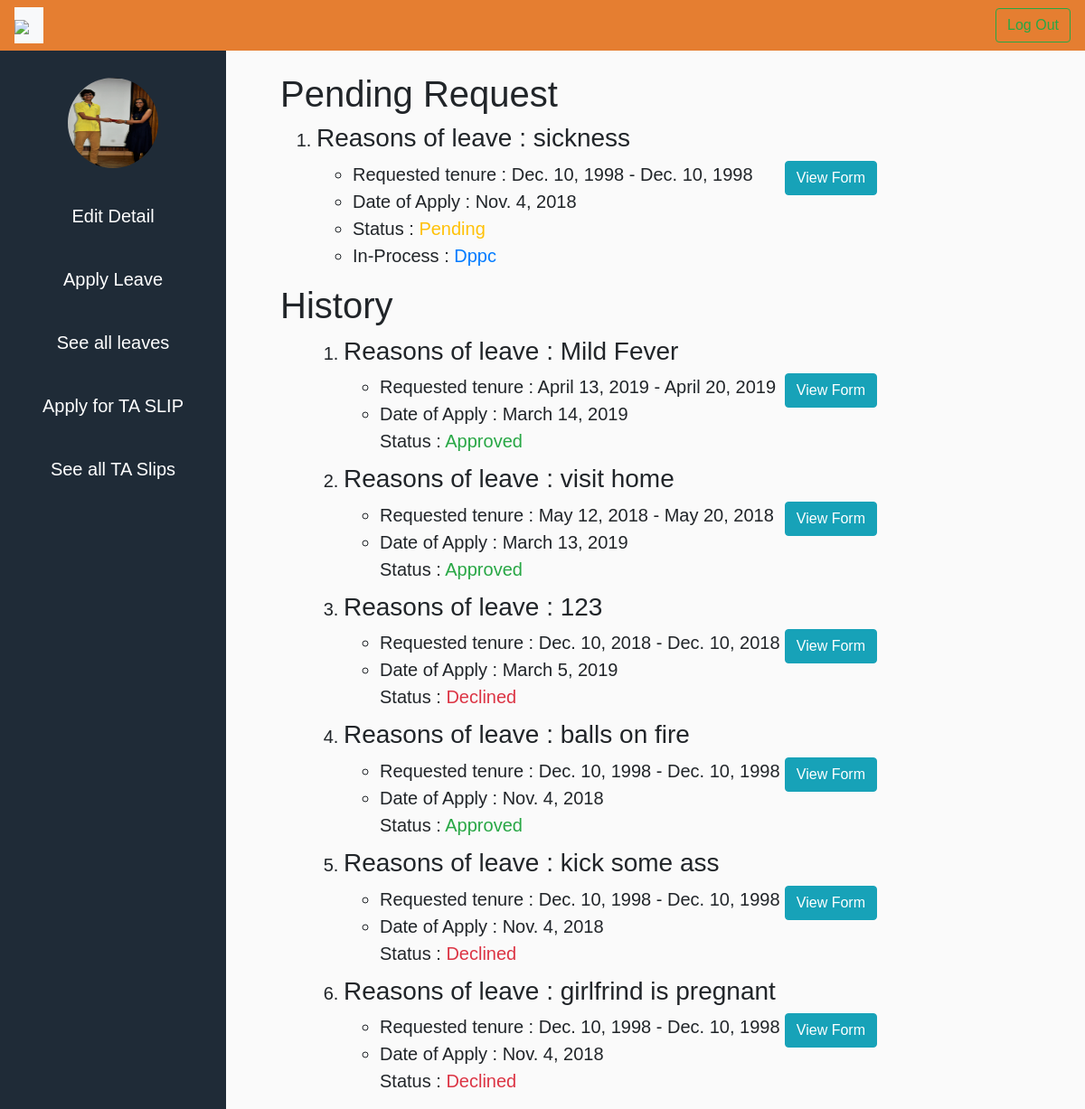
The app's page /leave/leaves/info/8 (signed in) with its own data.
### leave_portal/models.py (models this page shows, shortened)
class Student(models.Model):
    user = models.OneToOneField(CustomUser, on_delete=models.CASCADE, related_name='students')
    name = models.CharField(max_length=200, blank=True, default="")
    profile_pic = models.ImageField(upload_to='student', blank=True, null=True)
    roll_no = models.CharField(max_length=128, blank=False, default=" ", unique=True)
    gender = models.CharField(max_length=30, choices=GENDER, blank=False)
    webmail = models.CharField(max_length=128, blank=False, unique=True)
    course = models.CharField(max_length=128, choices=COURSE, blank=True)
    acedemic_year = models.IntegerField(choices=ACADEMIC_YEAR, default=0)
    present_semester = models.IntegerField(choices=SEMESTER, null=True, blank=True)
    hostel_name = models.CharField(max_length=255, choices=HOSTEL_CHOICES, blank=True, default="")
    room_number = models.CharField(max_length=10, blank=True, default="")
    mob_number = models.CharField(max_length=15, blank=False, default=" ")
    emergency_mob_num = models.CharField(max_length=15, blank=True, default=" ")
    TA_instructor = models.ForeignKey(Faculty,max_length=200,on_delete=models.CASCADE , related_name='TA')
    Supervisor_1 = models.ForeignKey(Faculty, max_length=200,on_delete=models.CASCADE , related_name='Supervisor')
    Ordinary = models.IntegerField( blank=False, default=15)
    Ordinary1 = models.IntegerField( blank=False, default=15)
    Medical = models.IntegerField( blank=False, default=15)
    Acedemic = models.IntegerField( blank=False, default=30)
    Maternity = models.IntegerField( blank=False, default=135)
    Paternity = models.IntegerField( blank=False, default=15)
    class Meta:
        ordering =['roll_no']

class ApplyLeave(models.Model):
    student = models.ForeignKey(Student, on_delete=models.CASCADE, related_name='applyleaves')
    LeaveFrom = models.DateField()
    LeaveTo = models.DateField()
    TypeOfLeave = models.CharField(max_length=255, choices=TYPEOFLEAVE, blank=False, default="")
    ReasonForLeave = models.CharField(max_length=200)
    Doc1 = models.FileField(upload_to='documents', blank=True, null=True)
    Doc2 = models.FileField(upload_to='documents', blank=True, null=True)
    AddressWhileOnLeave = models.CharField(max_length=200)
    PhoneNumberWhileOnLeave = models.CharField(max_length=20)
    DateOfApply = models.DateField(default=datetime.now)
    flag = models.IntegerField(default=0)
    SentTo = MultiSelectField(choices=SENT_TO)
    ApprovedStatus = models.CharField(max_length=100,choices=STATUS,default="pending")

### leave_portal/views.py (the view)
# urls.py: path('leaves/info/<int:pk>' , views.LeaveInfo , name="LeavePortal"),
def LeaveInfo(request, pk):
    student = models.Student.objects.get(user=request.user)
    forms = models.ApplyLeave.objects.filter(student=student).order_by('-DateOfApply')
    return render(request,'leave_portal/studentLeaveInfo.html',{'user':request.user , 'student':student, 'forms':forms})

### leave_portal/templates/leave_portal/studentLeaveInfo.html (shortened to what this page needs)
{% extends "base_generic.html" %}
{% load static %}
{% block css %}
  <link rel="stylesheet" href="{% static 'leave_portal/css/stud_dashboard.css' %}">
{% endblock %}
{% block content %}
<div class="wrapper">
  <nav id="sidebar">
      <ul class="list-unstyled components">
        <p><img class="profile" src="/media/{{student.profile_pic}}" ></p>
        <a href="{% url 'leave_portal:stud_detail_update' student.id %}"><p class="options">Edit Detail</p></a>
        <a href="{% url 'leave_portal:apply_leave' student.id %}"><p class="options">Apply Leave</p></a>
        <a href="{% url 'leave_portal:LeavePortal' student.id %}"><p class="options">See all leaves</p></a>
        <a href="{% url 'leave_portal:apply_ta_slip' student.id %}"><p class="options">Apply for TA SLIP</p></a>
        <a href="{% url 'leave_portal:TASlipPortal' student.id %}"><p class="options">See all TA Slips</p></a>
      </ul>
  </nav>
    <div id="page-content-wrapper">
        <h1>Pending Request</h1>
        {% if forms %}
        <ol>
          {% for form in forms %}
            {% if form.ApprovedStatus == 'pending' %}
              <li><h3>Reasons of leave : {{form.ReasonForLeave}}</h3></li>
              <ul>
                <a href="{% url 'leave_portal:leave_info' pk=form.id %}" style = "float : right;"><input type="button" class="btn btn-info"  value="View Form" /></a>
              <li>Requested tenure : {{form.LeaveFrom}} - {{form.LeaveTo}} </li>
              <li>Date of Apply : {{form.DateOfApply}}</li>
              <li>Status :<span class ="text-warning"> Pending</span></li>
              <li>In-Process :<span class= "text-primary">
              {% if form.flag == 1 %}
                TA/Instructor {{ student.TA_instructor }}
              {% elif form.flag == 2 %}
                Supervisor {{ student.Supervisor_1 }}
              {% elif form.flag == 3 %}
                Dppc
              {% elif form.flag == 4 %}
                Staff
              {% elif form.flag == 5 %}
                Hod
              {% endif %}
            </span>
            </li>
            </ul>
            {% endif %}
          {% endfor %}
        </ol>
        {% else %}
          <p class="text-info"> Sorry but you have no forms pending!!! </p>
        {% endif %}
        <h1>History</h1>
            {% if forms %}
            <ol>
              {% for form in forms %}
              <div class="container-fluid">
                {% if form.ApprovedStatus == "approved" %}
                  <li><h3>Reasons of leave : {{form.ReasonForLeave}}</h3></li>
                  <ul>
                  <a href="{% url 'leave_portal:leave_info' pk=form.id %}" style = "float : right;"><input type="button" class="btn btn-info" value="View Form" /></a>
                  <li>Requested tenure : {{form.LeaveFrom}} - {{form.LeaveTo}} </li>
                  <li>Date of Apply : {{form.DateOfApply}}</li>
                  Status : <span class = "text-success"> Approved </span>
                  </ul>
                {% endif %}
                {% if form.ApprovedStatus == "declined" %}
                  <li>
                  <h3>Reasons of leave : {{form.ReasonForLeave}}</h3></li>
                  <ul>
                  <a href="{% url 'leave_portal:leave_info' pk=form.id %}" style = "float : right;"><input type="button" class="btn btn-info" value="View Form" /></a>
                  <li>Requested tenure : {{form.LeaveFrom}} - {{form.LeaveTo}} </li>
                  <li>Date of Apply : {{form.DateOfApply}}</li>
                  Status : <span class="text-danger">Declined</span>
                  </ul>
                {% endif %}
              </div>
              {% endfor %}
            </ol>
            {% else %}
              <p>Sorry but you have not filled any forms yet!!! </p>
            {% endif %}
    </div>
</div>
{% endblock%}

### leave_portal/templates/base_generic.html (shortened to what this page needs)
<!DOCTYPE HTML>
<html>
{% load static%}
<head>
  <link rel="stylesheet" href="{% static 'leave_portal/css/styles.css' %}">
  <link rel="stylesheet" href="https://stackpath.bootstrapcdn.com/bootstrap/4.1.3/css/bootstrap.min.css">
  {% block css %}{% endblock%}
</head>
<body>
<nav class="navbar navbar-expand-lg navbar-light">
    <div class="left-nav">
	     <a class="navbar-brand" href="http://www.iitg.ac.in/civil/site"><img src="http://www.iitg.ac.in/civil/site/wp-content/themes/iitg/images/logo.png" /></a>
    </div>
    <ul class="nav navbar-nav ml-auto">
	  	<li class="nav-item">
    	    <form class="form-inline my-2 my-lg-0 p ">
            <button onclick="window.location='{% url 'account_logout' %}'" type="button" class="btn btn-outline-success my-2 my-sm-0" >Log Out</button>
    	    </form>
	     </li>
	  </ul>
</nav>
{% block content%}
{% endblock %}
    </body>
</html>

### leave_portal/static/leave_portal/css/styles.css (style rules this page uses)
body { font-family: 'Lato', 'sans-serif'; }
.navbar { background-color: rgb(229, 126, 49) !important; padding:0px; }
.left-nav { background-color: #f8f9fa !important; }

### leave_portal/static/leave_portal/css/stud_dashboard.css (style rules this page uses)
body { font-family: 'Poppins', sans-serif; background: #fafafa; }
p { font-family: 'Poppins', sans-serif; font-size: 1.1em; font-weight: 300; line-height: 1.7em; color: #999; }
.profile { border-radius: 50%; height:100px; width:100px; }
#page-content-wrapper { padding-left:5%; padding-top:2%; font-size: 20px; width:60%; }
.components { text-align: center !important; }
a, a:hover, a:focus { color: inherit; text-decoration: none; transition: all 0.3s; }
.wrapper { display: flex; align-items: stretch; height: 100% !important; }
#sidebar { min-width: 250px; background-color: rgb(31, 43, 55); }
.container-fluid { margin-left: 15px; margin-right: 15px; margin-top: 10px; }
#sidebar { color: #fff!important; transition: all 0.3s; }
#sidebar ul.components { padding: 20px 0; }
#sidebar ul p { color: #fff !important; padding: 10px; font-size: 20px; }

### records on screen
Student: profile_pic (picture)
ApplyLeave: ReasonForLeave "sickness", LeaveFrom "Dec. 10, 1998", LeaveTo "Dec. 10, 1998", DateOfApply "Nov. 4, 2018", flag "Dppc"
ApplyLeave: ReasonForLeave "Mild Fever", LeaveFrom "April 13, 2019", LeaveTo "April 20, 2019", DateOfApply "March 14, 2019"
ApplyLeave: ReasonForLeave "visit home", LeaveFrom "May 12, 2018", LeaveTo "May 20, 2018", DateOfApply "March 13, 2019"
ApplyLeave: ReasonForLeave "123", LeaveFrom "Dec. 10, 2018", LeaveTo "Dec. 10, 2018", DateOfApply "March 5, 2019"
ApplyLeave: ReasonForLeave "balls on fire", LeaveFrom "Dec. 10, 1998", LeaveTo "Dec. 10, 1998", DateOfApply "Nov. 4, 2018"
ApplyLeave: ReasonForLeave "kick some ass", LeaveFrom "Dec. 10, 1998", LeaveTo "Dec. 10, 1998", DateOfApply "Nov. 4, 2018"
ApplyLeave: ReasonForLeave "girlfrind is pregnant", LeaveFrom "Dec. 10, 1998", LeaveTo "Dec. 10, 1998", DateOfApply "Nov. 4, 2018"
